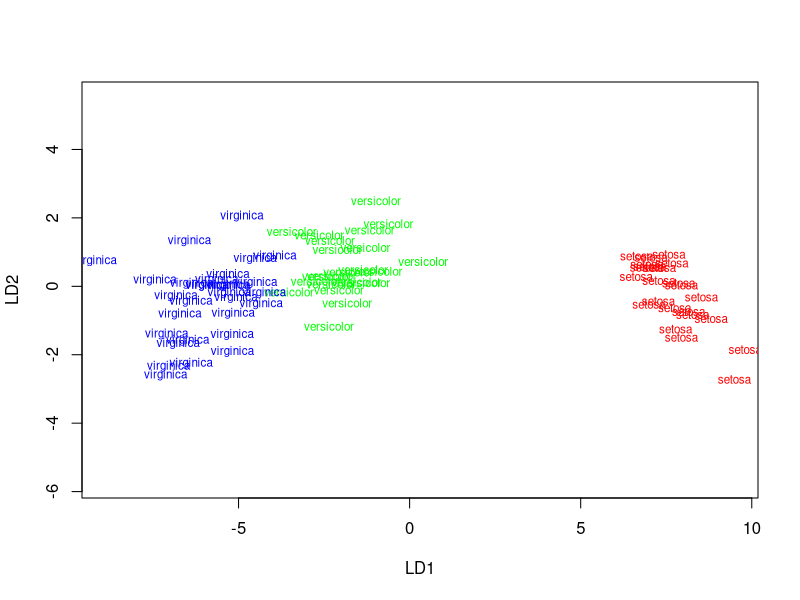

This chart was generated by the following R code:
## データセット iris による例
library(MASS)
n <- nrow(iris) # サンプル数
### データセットをランダムに2分割し,一方を訓練データ
### 他方をテストデータとする
set.seed(123)
idx <- sample.int(n, size = n/2)
iris.train <- iris[idx,] # 訓練データ
iris.test <- iris[-idx,] # テストデータ
(res.lda <- lda(Species ~., data = iris.train))
### LD1 の寄与率が非常に高く, LD2は判別にほとんど役立たないことが示唆される
plot(res.lda, col=rainbow(3)[iris.train$Species])
### バイプロットからも LD1  の有効性と LD2 が判別に関与していないことが確認できる

# Ld1 と LD2 の再現
mu <- res.lda$means # クラスごとの平均ベクト
Mtilde <- sqrt(res.lda$prior) *
  scale(mu, center = colSums(res.lda$prior %*% mu), scale = FALSE)
Xtilde <- (subset(iris.train, select = -Species) - 
             mu[iris.train$Species,])/sqrt(n/2-3)
s1 <- svd(Xtilde)
s2 <- svd(Mtilde %*% s1$v %*% diag(1/s1$d))
s1$v %*% diag(1/s1$d) %*% s2$v[,1:2]
res.lda$scaling
# LD1 のみによる正準判別分析を実行してみる
mycda <- function(obj, newdata){
  
  ybar <- drop(obj$means %*% obj$scaling[,1])
  y <- predict(obj, newdata)$x[,1] + c(obj$prior %*% ybar)
  d <- outer(y,ybar,FUN = "-")^2
  # 別の書き方
  # d <- matrix(0, length(y),length(ybar))
  # for(k in 1:length(ybar)) d[,k] <- (y - ybar[k])^2
  res <- apply(d, 1, "which.min")
  
  return(rownames(obj$means)[res])
}
# 訓練データの予測
lda.train <- predict(res.lda)$class
cda.train <- mycda(res.lda)
table(true = iris.train$Species, pred = lda.train) # LDA の場合
table(true = iris.train$Species, pred = cda.train) # CDA の場合
### 後者のパフォーマンスは前者と比べて遜色ない
# テストデータの予測
lda.test <- predict(res.lda, iris.test)$class
cda.test <- mycda(res.lda, iris.test)
table(true = iris.test$Species, pred = lda.test) # LDA の場合
table(true = iris.test$Species, pred = cda.test) # CDA の場合
### 後者のパフォーマンスは前者と比べて遜色ない